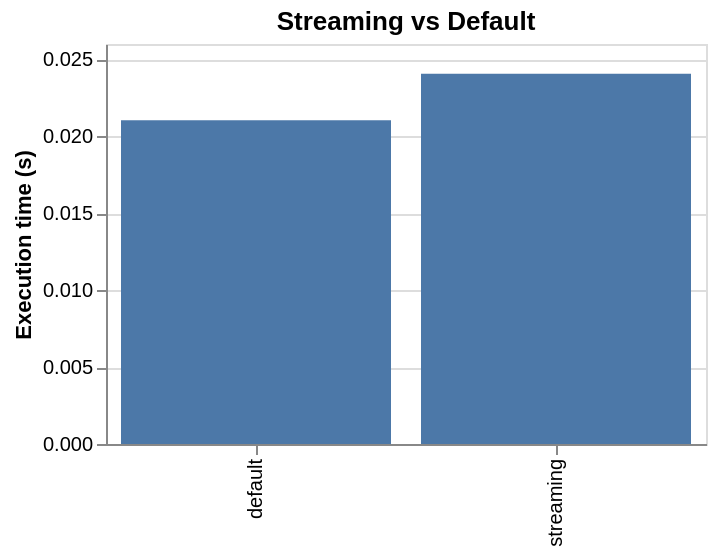

The code cell stored with this chart in its notebook:
### Markdown cell above
**Comparison:**

### Code cell
bench = pl.DataFrame({
    "engine": ["streaming", "default"],
    "seconds": [t_streaming, t_default],
})

alt.Chart(bench).mark_bar().encode(
    x=alt.X("engine:N", title=None),
    y=alt.Y("seconds:Q", title="Execution time (s)"),
).properties(width=300, height=200, title="Streaming vs Default")

### Figure 1 — Vega-Lite specification as saved in the notebook (floating-point values rounded to 4 significant figures)
{"config": {"view": {"continuousWidth": 300, "continuousHeight": 300}}, "data": {"name": "data-b78b61571630401a8fc14455a10c47e6"}, "mark": {"type": "bar"}, "encoding": {"x": {"field": "engine", "title": null, "type": "nominal"}, "y": {"field": "seconds", "title": "Execution time (s)", "type": "quantitative"}}, "height": 200, "title": "Streaming vs Default", "width": 300, "$schema": "https://vega.github.io/schema/vega-lite/v6.1.0.json", "datasets": {"data-b78b61571630401a8fc14455a10c47e6": [{"engine": "streaming", "seconds": 0.02407}, {"engine": "default", "seconds": 0.02104}]}}
